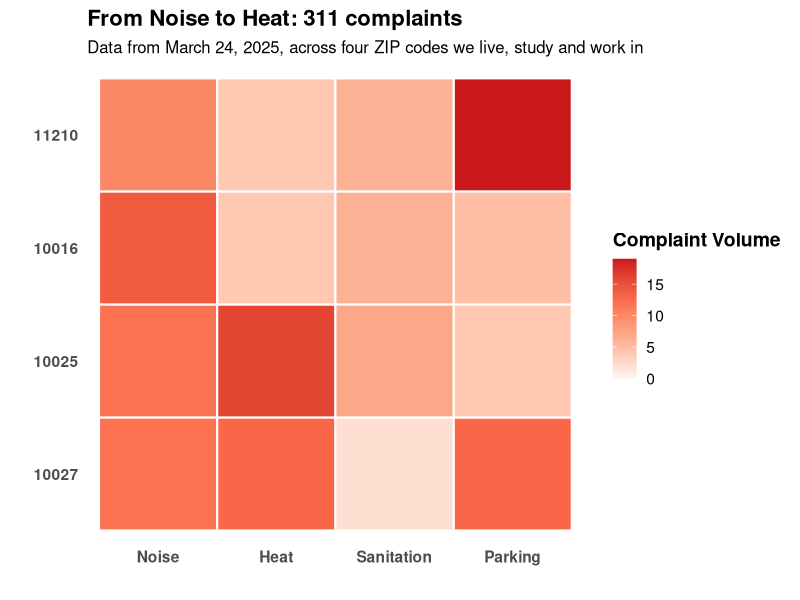
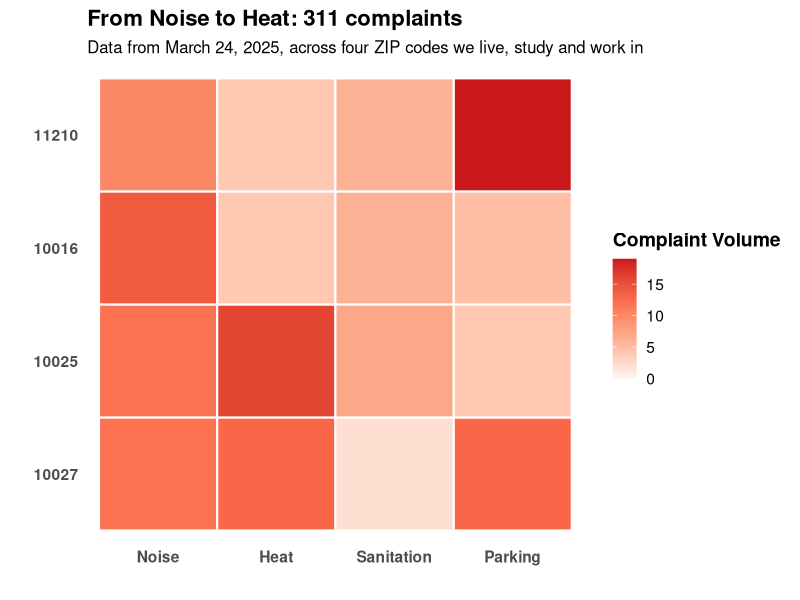

Here is the R script that generated these plots, in order:
library(tidyr)
library(ggplot2)
library(dplyr)

complaints <- data.frame(
  Incident.Zip = c("10027", "10025", "10016", "11210"),
  Noise = c(12, 12, 14, 10),
  Heat = c(13, 16, 4, 4),
  Parking = c(13, 4, 5, 19),
  Sanitation = c(2, 7, 6, 6)
)

zip_order <- c("10027", "10025", "10016", "11210")
complaints$Incident.Zip <- factor(complaints$Incident.Zip, levels = zip_order)

category_order <- c("Noise", "Heat", "Sanitation", "Parking")

df_long <- pivot_longer(complaints, cols = -Incident.Zip,
                        names_to = "Category", values_to = "Count")
df_long$Category <- factor(df_long$Category, levels = category_order)

ggplot(df_long, aes(x = Category, y = Incident.Zip, fill = Count)) +
  geom_tile(color = "white", linewidth = 0.7) +
  scale_fill_gradientn(
    colors = c("#fff5f0", "#fcae91", "#fb6a4a", "#cb181d"),
    limits = c(0, max(df_long$Count)),
    name = "Complaint Volume"
  ) +
  labs(
    title = "From Noise to Heat: 311 complaints",
    subtitle = "Data from March 24, 2025, across four ZIP codes we live, study and work in",
    x = "", y = ""
  ) +
  theme_minimal(base_size = 14) +
  theme(
    axis.text.x = element_text(angle = 0, hjust = 0.5, face = "bold"),
    axis.text.y = element_text(face = "bold"),
    plot.title = element_text(face = "bold", size = 16),
    plot.subtitle = element_text(size = 12),
    panel.grid = element_blank(),
    legend.title = element_text(face = "bold")
  )
ggsave("311-complaints-1.svg")